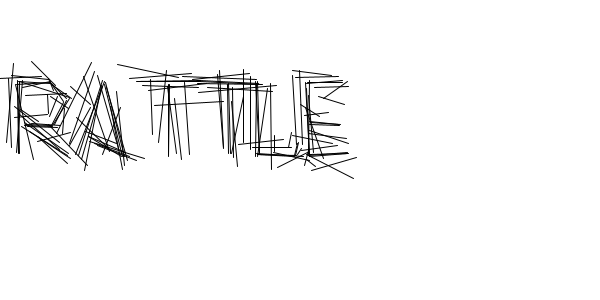
Frame 1 (no input)
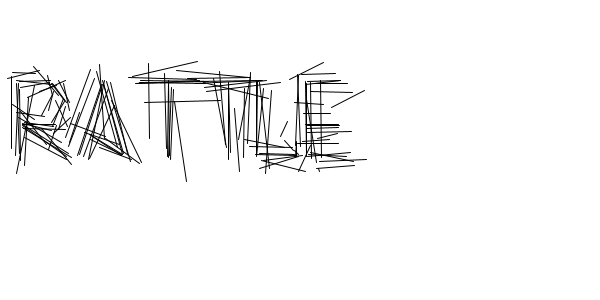
Frame 60 (the mouse pressed at the canvas centre just before this capture)
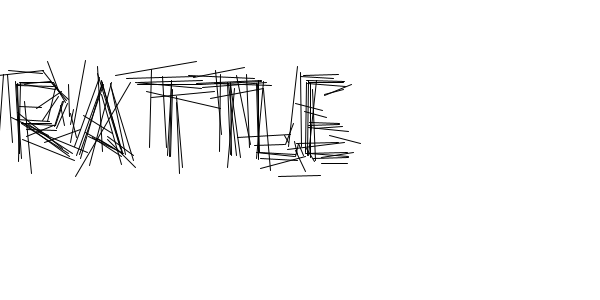
Frame 120 (the mouse held since frame 60 and released just before this capture)

The Processing sketch that drew these frames (run headless with seeded random() and noise(); from frame 60 on, the mouse is pressed at the canvas centre):

// Processing sketch: processing_2146
// ── processing_2146.pde

/**
 *    fjenett 2009-05-07
 *    
 *    system für einen generativen font, schrift von tobias tschense
 */

String input = "rattle";  // der eingegebene text
float spacing = 60;

void setup ()
{
    size( 600, 300 );
}


void draw ()
{
    background( 255 ); 
smooth();    // hintergrund weiss

    drawGenerativeText( input, 15, height/2 );
}


void keyPressed ()                             // wird aufgerufen wenn eine taste gedrückt wurde!
{
    if ( key == BACKSPACE || key == DELETE )   // ist die taste delete oder backspace? dann ..
    {
        if ( input != null && input.length() > 0 )    // enthält unsere variable schon text? dann ..
        {
            input = input.substring(0,input.length()-1);    // um eines verkürzen
        }
    }
    else if ( key != CODED )                   // taste nicht kodiert (hat ein zeichen)? dann ..
    {
        input += key;                          // zeichen an den text in der variable anhängen
    }
}

void drawGenerativeText ( String txt, float x, float y )
{
    if ( input == null || input.trim().equals("") ) return;    // leer? dann nix machen

        stroke( 0 );
    noFill();

    pushMatrix();

    translate( x, y );
    translate( 0, -70 );

    for ( int i = 0; i < txt.length(); i++ )
    {
        char c = input.charAt( i );

        drawGenerativeChar(c);
    }

    popMatrix();
}

void rLine ( float x1, float y1, float x2, float y2 )
{

    line(random(5)+x1, random(5)+y1, random(5)+x2, random(5)+y2);
    line(random(5)+x1, random(5)+y1, random(5)+x2, random(5)+y2);
    line(random(10)+x1, random(10)+y1, random(10)+x2, random(10)+y2);
    line(random(-10)+x1, random(-10)+y1, random(-10)+x2, random(-10)+y2);
    line(random(20)+x1, random(20)+y1, random(20)+x2, random(20)+y2);
    line(random(-20)+x1, random(-20)+y1, random(-20)+x2, random(-20)+y2);
    line(random(30)+x1, random(30)+y1, random(30)+x2, random(30)+y2);
}

void drawGenerativeChar ( char c )
{
    switch ( c )
    {
    case 'a':
        draw_a();
        break;
    case 'b':
        draw_b();
        break;
    case 'c':
        draw_c();
        break;
    case 'd':
        draw_d();
        break;
    case 'e':
        draw_e();
        break;
    case 'f':
        draw_f();
        break;
    case 'g':
        draw_g();
        break;
    case 'h':
        draw_h();
        break;
    case 'i':
        draw_i();
        break;
    case 'j':
        draw_j();
        break;
    case 'k':
        draw_k();
        break;
    case 'l':
        draw_l();
        break;
    case 'm':
        draw_m();
        break;
    case 'n':
        draw_n();
        break;
    case 'o':
        draw_o();
        break;
    case 'p':
        draw_p();
        break;
    case 'q':
        draw_q();
        break;
    case 'r':
        draw_r();
        break;
    case 's':
        draw_s();
        break;
    case 't':
        draw_t();
        break;
    case 'u':
        draw_u();
        break;
    case 'v':
        draw_v();
        break;
    case 'w':
        draw_w();
        break;
    case 'x':
        draw_x();
        break;
    case 'y':
        draw_y();
        break;
    case 'z':
        draw_z();
        break;

    case '0':
        draw_0();
        break;
    case '1':
        draw_1();
        break;
    case '2':
        draw_2();
        break;
    case '3':
        draw_3();
        break;
    case '4':
        draw_4();
        break;
    case '5':
        draw_5();
        break;
    case '6':
        draw_6();
        break;
    case '7':
        draw_7();
        break;
    case '8':
        draw_8();
        break;
    case '9':
        draw_9();
        break;
    }
}

void draw_a () {
    rLine( 0 , 72 , 26 , 0 );
    rLine( 26 , 0 , 46 , 72 );
    rLine( 46 , 72 , 13 , 54 );
    translate(spacing, 0);
}

void draw_b () {
    rLine( 0 , 0 , 29 , 0 );
    rLine( 29 , 0 , 38 , 15 );
    rLine( 38 , 15 , 28 , 35 );
    rLine( 28 , 35 , 45 , 48 );
    rLine( 45 , 48 , 37 , 72 );
    rLine( 37 , 72 , 0 , 72 );
    rLine( 0 , 72 , 0 , 0 );
    translate(spacing, 0);
}

void draw_c () {
    rLine( 53 , 62 , 47 , 72 );
    rLine( 47 , 72 , 16 , 72 );
    rLine( 16 , 72 , 0 , 41 );
    rLine( 0 , 41 , 16 , 0 );
    rLine( 16 , 0 , 47 , 0 );
    rLine( 47 , 0 , 47 , 10 );
    translate(spacing, 0);
}

void draw_d () {
    rLine( 0 , 0 , 35 , 0 );
    rLine( 35 , 0 , 53 , 41 );
    rLine( 53 , 41 , 37 , 72 );
    rLine( 37 , 72 , 0 , 72 );
    rLine( 0 , 72 , 0 , 0 );
    translate(spacing, 0);
}

void draw_e () {
    rLine( 35 , 0 , 0 , 0 );
    rLine( 0 , 0 , 0 , 72 );
    rLine( 0 , 72 , 41 , 72 );
    rLine( 0 , 41 , 30 , 41 );
    translate(spacing-10, 0);
}

void draw_f () {
    rLine( 0 , 72 , 0 , 0 );
    rLine( 0 , 0 , 35 , 0 );
    rLine( 32 , 42 , 0 , 42 );
    translate(spacing, 0);
}

void draw_g () {
    rLine( 33 , 41 , 58 , 41 );
    rLine( 58 , 41 , 58 , 72 );
    rLine( 58 , 72 , 16 , 72 );
    rLine( 16 , 72 , 0 , 41 );
    rLine( 0 , 41 , 16 , 0 );
    rLine( 16 , 0 , 52 , 0 );
    rLine( 52 , 0 , 52 , 10 );
    translate(spacing+10, 0);
}

void draw_h () {
    rLine( 0 , 37 , 45 , 37 );
    rLine( 0 , 72 , 0 , 0 );
    rLine( 45 , 0 , 45 , 72 );
    translate(spacing, 0);
}

void draw_i () {
    rLine( 0 , 0 , 25 , 0 );
    rLine( 0 , 72 , 25 , 72 );
    rLine( 13 , 72 , 13 , 0 );
    translate(spacing-20, 0);
}

void draw_j () {
    rLine( 10 , 88 , 27 , 74 );
    rLine( 27 , 74 , 27 , 0 );
    rLine( 27 , 0 , 0 , 0 );
    rLine( 0 , 0 , 0 , 10 );
    translate(spacing, 0);
}

void draw_k () {
    rLine( 0 , 72 , 0 , 0 );
    rLine( 31 , 0 , 0 , 40 );
    rLine( 0 , 40 , 44 , 72 );
    translate(spacing, 0);
}

void draw_l () {
    rLine( 39 , 61 , 39 , 72 );
    rLine( 39 , 72 , 0 , 72 );
    rLine( 0 , 72 , 0 , 0 );
    translate(spacing-10, 0);
}

void draw_m () {
    rLine( 1 , 74 , 13 , 2 );
    rLine( 13 , 2 , 36 , 61 );
    rLine( 36 , 61 , 60 , 2 );
    rLine( 60 , 2 , 72 , 74 );
    translate(spacing, 0);
}

void draw_n () {
    rLine( 0 , 72 , 0 , 2 );
    rLine( 0 , 2 , 46 , 72 );
    rLine( 46 , 72 , 46 , 2 );
    translate(spacing, 0);
}

void draw_o () {
    rLine( 48 , 72 , 21 , 72 );
    rLine( 21 , 72 , 0 , 42 );
    rLine( 0 , 42 , 21 , 0 );
    rLine( 21 , 0 , 48 , 0 );
    rLine( 48 , 0 , 68 , 42 );
    rLine( 68 , 42 , 48 , 72 );
    translate(spacing+20, 0); 
}

void draw_p () {
    rLine( 0 , 72 , 0 , 0 );
    rLine( 0 , 0 , 35 , 0 );
    rLine( 35 , 0 , 47 , 18 );
    rLine( 47 , 18 , 37 , 42 );
    rLine( 37 , 42 , 7 , 42 );
    translate(spacing, 0);    
}

void draw_q () {
    rLine( 51 , 80 , 34 , 66 );
    rLine( 34 , 66 , 21 , 72 );
    rLine( 21 , 72 , 0 , 42 );
    rLine( 0 , 42 , 21 , 0 );
    rLine( 21 , 0 , 48 , 0 );
    rLine( 48 , 0 , 68 , 42 );
    rLine( 68 , 42 , 48 , 72 );
    translate(spacing, 0);
}

void draw_r () {
    rLine( 0 , 72 , 0 , 0 );
    rLine( 0 , 0 , 34 , 0 );
    rLine( 34 , 0 , 47 , 18 );
    rLine( 47 , 18 , 36 , 42 );
    rLine( 36 , 42 , 6 , 42 );
    rLine( 6 , 42 , 51 , 72 );
    translate(spacing, 0);
}

void draw_s () {
    rLine( 4 , 72 , 37 , 72 );
    rLine( 37 , 72 , 43 , 54 );
    rLine( 43 , 54 , 34 , 35 );
    rLine( 34 , 35 , 9 , 35 );
    rLine( 9 , 35 , 0 , 18 );
    rLine( 0 , 18 , 12 , 0 );
    rLine( 12 , 0 , 38 , 0 );
    translate(spacing, 0);
}

void draw_t () {
    rLine( 0 , 0 , 63 , 0 );
    rLine( 32 , 72 , 32 , 0 );
    translate(spacing, 0);
}

void draw_u () {
    rLine( 0 , 0 , 0 , 57 );
    rLine( 0 , 57 , 11 , 72 );
    rLine( 11 , 72 , 47 , 72 );
    rLine( 47 , 72 , 47 , 0 );
    translate(spacing, 0);
}

void draw_v () {
    rLine( 0 , 0 , 26 , 72 );
    rLine( 26 , 72 , 52 , 0 );
    translate(spacing, 0);
}

void draw_w () {
    rLine( 0 , 0 , 26 , 72 );
    rLine( 26 , 72 , 41 , 30 );
    rLine( 30 , 0 , 57 , 72 );
    rLine( 57 , 72 , 82 , 0 );
    translate(spacing+30, 0);
}

void draw_x () {
    rLine( 0 , 72 , 43 , 0 );
    rLine( 0 , 0 , 43 , 72 );
    translate(spacing, 0);
}

void draw_y () {
    rLine( 22 , 72 , 22 , 40 );
    rLine( 22 , 40 , 44 , 0 );
    rLine( 0 , 0 , 22 , 40 );
    translate(spacing, 0);
}

void draw_z () {
    rLine( 4 , 0 , 47 , 0 );
    rLine( 47 , 0 , 0 , 72 );
    rLine( 0 , 72 , 46 , 72 );
    translate(spacing, 0);
}

void draw_0 () {
    rLine( 45 , 72 , 0 , 72 );
    rLine( 0 , 72 , 0 , 0 );
    rLine( 0 , 0 , 45 , 0 );
    rLine( 45 , 0 , 45 , 72 );
    translate(spacing, 0);
}

void draw_1 () {
    rLine( 19 , 72 , 49 , 72 );
    rLine( 0 , 13 , 34 , 0 );
    rLine( 34 , 1 , 34 , 72 );
    translate(spacing, 0);
}

void draw_2 () {
    rLine( 3 , 0 , 29 , 0 );
    rLine( 29 , 0 , 44 , 20 );
    rLine( 44 , 20 , 0 , 72 );
    rLine( 0 , 72 , 45 , 72 );
    translate(spacing, 0);
}

void draw_3 () {
    rLine( 3 , 0 , 28 , 0 );
    rLine( 28 , 0 , 40 , 17 );
    rLine( 40 , 17 , 28 , 34 );
    rLine( 28 , 34 , 45 , 51 );
    rLine( 45 , 51 , 31 , 72 );
    rLine( 31 , 72 , 0 , 72 );
    translate(spacing, 0);
}

void draw_4 () {
    rLine( 50 , 50 , 0 , 50 );
    rLine( 0 , 50 , 40 , 0 );
    rLine( 40 , 0 , 40 , 72 );
    translate(spacing, 0);
}

void draw_5 () {
    rLine( 0 , 72 , 26 , 72 );
    rLine( 26 , 72 , 38 , 51 );
    rLine( 38 , 51 , 24 , 34 );
    rLine( 24 , 34 , 0 , 34 );
    rLine( 0 , 34 , 0 , 0 );
    rLine( 0 , 0 , 33 , 0 );
    translate(spacing, 0);
}

void draw_6 () {
    rLine( 0 , 33 , 35 , 37 );
    rLine( 35 , 37 , 35 , 72 );
    rLine( 35 , 72 , 0 , 72 );
    rLine( 0 , 72 , 0 , 33 );
    rLine( 0 , 33 , 20 , 0 );
    translate(spacing, 0);
}

void draw_7 () {
    rLine( 0 , 0 , 41 , 0 );
    rLine( 41 , 0 , 15 , 72 );
    translate(spacing, 0);
}

void draw_8 () {
    rLine( 2 , 33 , 2 , 0 );
    rLine( 2 , 0 , 35 , 0 );
    rLine( 35 , 0 , 35 , 33 );
    rLine( 35 , 33 , 0 , 40 );
    rLine( 0 , 40 , 0 , 72 );
    rLine( 0 , 72 , 38 , 72 );
    rLine( 38 , 72 , 38 , 40 );
    rLine( 38 , 40 , 2 , 33 );
    translate(spacing, 0);
}

void draw_9 () {
    rLine( 31 , 42 , 10 , 42 );
    rLine( 10 , 42 , 0 , 21 );
    rLine( 0 , 21 , 17 , 0 );
    rLine( 17 , 0 , 44 , 0 );
    rLine( 44 , 0 , 28 , 72 );
    translate(spacing, 0);
}
